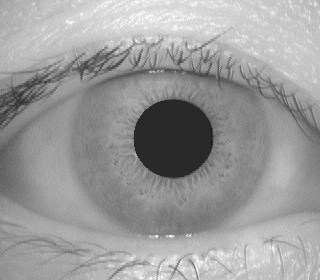
#> input picture datasets/CASIA Iris Image Database (version 1.0)/001/1/001_1_2.bmp, 320 x 280 px; its folder holds only this picture in this run
$ python IrisRecognition.py
#> lines starting #> are read from the running program, lines starting #| are printed output that depends on the picture; after the words box and inside, x2 and y2 are one past the last pixel; in counts of white or black regions, pixels touching at a corner belong together
### IrisLocalization.py
import cv2
import numpy as np


def irisLocalization(img_in):
  # Since there are two graphs that has the min value at the edge, so we try to avoid this situation
  # We create a subset of original image
  imgsub = img_in[60:220,80:240]

  # project the image in the vertal and horizontal direction to
  # approximately estimate the center of pupil
  # sum along vertical and horizontal directions
  h_projection = np.mean(imgsub, axis=0)
  v_projection = np.mean(imgsub, axis=1)
  # center coordinates of the pupil
  # the minimum of two projection profiles are considered as center coordinates of the pupil
  xp, yp = np.argmin(h_projection)+60, np.argmin(v_projection)+80
  if xp<60:
    xp=60
  if yp<60:
    yp=60

  # Create a 120x120 region centered at (xp,yp)
  img_sub = img_in[(yp-60):(yp+60), (xp-60):(xp+60)]
  #plt.imshow(img_sub)

  # Use HoughCircles to find the pupil
  # Blur the image to remove the effects of eyelash, eyelid and etc.
  img_blur = cv2.medianBlur(img_in,11)
  # Select threshold
  img_mask = cv2.inRange(img_blur, 0, 60)
  # Edge detection and binarize the image
  img_edge = cv2.Canny(img_mask, 100, 200)
  # Use HoughCircles to find the circles in the binary image
  pupils = cv2.HoughCircles(img_edge, cv2.HOUGH_GRADIENT, 10, 100)
  # Find the pupil
  if pupils is None: # If the previous threshold does not work
    img_sub = img_blur[(yp-60):(yp+60), (xp-60):(xp+60)]
    # Change a threshold
    _, thres = cv2.threshold(img_sub,0, 255, cv2.THRESH_BINARY_INV+cv2.THRESH_OTSU)
    # Edge Detection:
    tight_p = cv2.Canny(thres, 30,20)
    #plt.imshow(tight_p)
    # Find the inner circle: pupil
    # Reference: https://opencv24-python-tutorials.readthedocs.io/en/latest/py_tutorials/py_imgproc/py_houghcircles/py_houghcircles.html
    pupil = cv2.HoughCircles(tight_p, cv2.HOUGH_GRADIENT, 4, 300, minRadius=20, maxRadius=60)
    x_p, y_p, r_p = np.round(pupil[0,0]).astype('int')
    # the center of inner circle in the original plot
    x_p_o = xp-60+x_p
    y_p_o = yp-60+y_p
  if pupils is not None: # If the previous threshold works
    # To localize the pupil:
    # Step1: Find the center in the img_sub
    x_center = np.mean(img_sub, 0).argmin() + xp - 60 # x-value of new center in the original graph
    y_center = np.mean(img_sub, 1).argmin() + yp - 60 # y-value of new center in the original graph
    center_pupil = np.array([x_center, y_center], dtype=int) # the position of new center in the original graph

    # Find the circle whose center is closet to the center we found in the Step1
    dist_min = np.inf
    for pupil in pupils[0]:
      point = np.array([pupil[0], pupil[1]])
      dist = np.linalg.norm(center_pupil - point)
      if dist < dist_min:
        dist_min = dist
        circle_pupil = pupil.astype(int)
        x_p_o,y_p_o,r_p = circle_pupil
  output = img_in.copy()
  img = cv2.circle(output, (x_p_o, y_p_o), r_p, (255, 255, 255), 1)
  #plt.imshow(img, cmap="gray")


  # To localize the outerboundary:
  # bound the cornea region. We choose 130 according to He's paper
  top = np.max([0, (y_p_o-130)])
  bottom = np.min([280, (y_p_o+130)])
  left = np.max([0, (x_p_o-130)])
  right = np.min([320, (x_p_o+130)])
  img_sub2 = img_in[top:bottom, left:right]

  # Find the range of outer circle
  # Blurring first
  # Reference: https://www.tutorialkart.com/opencv/python/opencv-python-gaussian-image-smoothing/
  blur = cv2.GaussianBlur(img_sub2, (7, 7), 0)
  # Use Edge detection (Canny Operator) to binarize the image
  # Reference: https://docs.opencv.org/3.4.15/d7/de1/tutorial_js_canny.html
  tight = cv2.Canny(blur, 30,20)
  subx = int(x_p_o - left)
  suby = int(y_p_o - top)
  subr = int(r_p)
  img_sub3 = tight.copy()

  # Cover the pupil size to avoid find the inner circle
  img_sub3[0:(suby+subr+20), (subx-subr-20):(subx+subr+20)] = 0
  # Find the outer circle by using HoughCircles
  iris = cv2.HoughCircles(img_sub3, cv2.HOUGH_GRADIENT,1,250,param1=30,param2=10,minRadius=98,maxRadius=118)
  if iris is not None:
    output = img_in.copy()
    # the center of outer circle in the original plot
    x_i, y_i, r_i = np.round(iris[0,0]).astype('int')
    x_i_o = x_i+left
    y_i_o = y_i+top
    img = cv2.circle(output, (x_i_o, y_i_o), r_i, (255, 255, 255), 1)
    img = cv2.circle(output, (x_p_o, y_p_o), r_p, (255, 255, 255), 1)
    # plt.imshow(img, cmap="gray")
    return(x_i_o, y_i_o, r_i, x_p_o, y_p_o, r_p)

### IrisNormalization.py
import cv2
import numpy as np


def irisNormalization(x_i, y_i, r_i, x_p, y_p, r_p, img_in):
  # I_n is a M x N (64 x 512 in this experiment) normalized image
  M, N = 64, 512
  # Create an empty matrix to store the normalized image
  normalized = np.zeros((M, N))

  # thetas are the angles from 0 to 2*pi
  thetas = np.arange(N)/N * 2 * np.pi

  # Project the original iris into new coordinate system defined by LiMa's paper
  for i in range(M):
    for j in range(N):

      x_p_theta = x_p + r_p * np.cos(thetas[j])
      y_p_theta = y_p - r_p * np.sin(thetas[j])
      x_i_theta = x_p + r_i * np.cos(thetas[j])
      y_i_theta = y_p - r_i * np.sin(thetas[j])
      x, y = x_p_theta + (x_i_theta - x_p_theta) * i / M, y_p_theta + (y_i_theta - y_p_theta) * i / M

      # Check whether x,y exceeds the boundary, if it exceeds, then set the pixel value to the boundary pixel value.
      x = min(319, x) or max(0, x)
      y = min(279, y) or max(0, y)
      normalized[i, j] = img_in[int(y), int(x)]

  return(normalized)

#imgRotate is to calculate the rotated image
def imgRotate(img_in, degree):
  move = abs(int(512*degree/360))
  if degree > 0:
    return np.hstack([img_in[:,move:], img_in[:,:move]] )
  else:
    return np.hstack([img_in[:,(512 - move):], img_in[:,:(512 - move)]])

### FeatureExtraction.py
import cv2
import numpy as np
import scipy.signal


# Defined fillter
def gabor(x, y, f, dx, dy):
  return(1/(2*np.pi*dx*dy)*np.exp(-1/2*((x**2/dx**2)+(y**2/dy**2)))*np.cos(2*np.pi*f*np.sqrt(x**2+y**2)))

import scipy.signal
def featureExtraction(img_histequal, kernal_size):
  # Define the region of interest 48X512
  # In this way, we can find regions closer to the pupil, which contain useful texture information for recognization
  img_roi = img_histequal[:48, :]
  # We have two channels based on sigma_x, simga_y
  # sigma_x, simga_y in first channel are 3 and 1.5, and the second channel 4.5 and 1.5.
  dx1, dy1, dx2, dy2 = 3, 1.5, 4.5, 1.5
  # We also try different frequency: 1/deltaX, 1/deltaY
  # So we have four comibinations for defined filter kernel
  gabor_filter = np.zeros((4, kernal_size, kernal_size))
  kernal_ind = np.linspace(kernal_size-1, 0, kernal_size)-kernal_size//2
  for i in kernal_ind:
    for j in kernal_ind:
      gabor_filter[0, int(np.abs(j-kernal_size//2)), int(np.abs(i-kernal_size//2))] = gabor(i, j, 1/dx1, dx1, dy1)
      gabor_filter[2, int(np.abs(j-kernal_size//2)), int(np.abs(i-kernal_size//2))] = gabor(i, j, 1/dx2, dx2, dy2)
      gabor_filter[1, int(np.abs(j-kernal_size//2)), int(np.abs(i-kernal_size//2))] = gabor(i, j, 1/dy1, dx1, dy1)
      gabor_filter[3, int(np.abs(j-kernal_size//2)), int(np.abs(i-kernal_size//2))] = gabor(i, j, 1/dy2, dx2, dy2)
  # F denotes the filtered image
  F = [scipy.signal.convolve2d(img_roi,gabor_filter[0],mode='same'),
      scipy.signal.convolve2d(img_roi, gabor_filter[1],mode='same'),
      scipy.signal.convolve2d(img_roi, gabor_filter[2],mode='same'),
      scipy.signal.convolve2d(img_roi, gabor_filter[3],mode='same')]
  # Extract statistical features (mean and standard deviation) in each 8x8 small block of the filtered images
  v = [[], []]
  for k in range(4):
    i = 0
    while(i < img_roi.shape[0]):
      j = 0
      while(j < img_roi.shape[1]):
        m = 1/64*np.sum(np.abs(F[k][i:i+8, j:j+8]))
        v[k%2].append(m)
        s = 1/64*np.sum(np.abs(np.abs(F[k][i:i+8, j:j+8])-m))
        v[k%2].append(s)
        j = j+8
      i = i+8
  return(v)

### PerformanceEvaluation.py
from prettytable import PrettyTable
import cv2
import matplotlib.pyplot as plt
from IrisMatching import *
import scipy

from prettytable import PrettyTable
def performanceEvaluation(x_train, y_train, x_test, y_test):
  # Draw CRR curve
  dimension = [50,60,70,80,90,100,107]
  plt.figure()
  crr=[]
  for i in range(len(dimension)):
      crr.append(np.max(irisMatching(x_train, y_train, x_test, y_test, dimension[i])[0]))

  plt.plot(dimension, crr, color='darkorange',lw=1)
  plt.xlabel('Dimensionality of the feature vector')
  plt.ylabel('Correct recgnition rate')
  plt.scatter(dimension,crr,marker='*')
  plt.savefig("outputs/crr.png")
  plt.show()

  # Draw table
  scores_o, x_train, x_test, centroids = irisMatching(x_train, y_train, x_test, y_test, reduce=False)
  scores_r, x_train_r, x_test_r, centroids_r  = irisMatching(x_train, y_train, x_test, y_test, 100)
  table = PrettyTable()
  table.title = 'Recognition Results Using Different Similarity Measures'
  table.field_names = ['Similarity measure', 'Original feature set', 'Reduced feature set']
  table.add_row(['L1 distance measure', scores_o[0], scores_r[0]])
  table.add_row(['L2 distance measure', scores_o[1] , scores_r[1]])
  table.add_row(['Cosine distance measure', scores_o[2], scores_r[2]])
  print(table)

  # Draw ROC
  sim = np.zeros((x_test_r.shape[0], x_train_r.shape[0]))
  for i in range(sim.shape[0]): # 432
    for j in range(sim.shape[1]): # 108
      sim[i, j] = 1 - scipy.spatial.distance.cosine(x_test_r[i], x_train_r[j])
  fmr = []
  fnmr = []
  thresholds = np.linspace(0.4, 0.8, 20)
  for thres in thresholds:
    fp = 0
    fn = 0
    tp = 0
    tn = 0
    for i in range(sim.shape[0]):
      for j in range(sim.shape[1]):
        if sim[i,j] < thres:
          if y_test[i] == y_train[j]:
            fn += 1
          else:
            tn += 1
        else:
          if y_test[i] != y_train[j]:
            fp += 1
          else:
            tp += 1
    fmr.append(fp/(fp+tn))
    fnmr.append(fn/(fn+tp))

  plt.plot(fmr, fnmr)
  plt.xlabel('False Match Rate')
  plt.ylabel('False Non-Match Rate')
  plt.savefig('outputs/roc.png')
  plt.show()

### IrisMatching.py
from sklearn.neighbors import NearestCentroid
from sklearn.discriminant_analysis import LinearDiscriminantAnalysis as lda
import cv2
import numpy as np

def irisMatching(x_train, y_train, x_test, y_test, dimension=107,reduce=True):
  if reduce == False: # No dimension reduction
    # We apply three metrics here: l1, l2 and Cosine.
    metric=["manhattan","euclidean","cosine"]
    # score to store the accuracy of each metric
    score = []
    for i in metric:
      # Reference: https://scikit-learn.org/stable/modules/generated/sklearn.neighbors.NearestCentroid.html
      classifier = NearestCentroid(metric=i)
      classifier.fit(x_train, y_train)
      score.append(classifier.score(x_test, y_test))
    return(score, x_train, x_test, classifier.centroids_)
  # Reference: https://scikit-learn.org/stable/modules/generated/sklearn.discriminant_analysis.LinearDiscriminantAnalysis.html

  # dimension reduction using lda
  clf = lda(n_components=dimension)
  fit = clf.fit(x_train,y_train)
  X_train = fit.transform(x_train)
  X_test = fit.transform(x_test)
  metric=["l1","l2","cosine"]
  score = []
  for i in metric:
    classifier = NearestCentroid(metric=i)
    classifier.fit(X_train, y_train)
    score.append(classifier.score(X_test, y_test))
  return(score, X_train, X_test, classifier.centroids_)

### IrisRecognition.py
import cv2
import numpy as np
import matplotlib.pyplot as plt
from sklearn.neighbors import NearestCentroid
from sklearn.discriminant_analysis import LinearDiscriminantAnalysis as lda

from IrisLocalization import *
from IrisNormalization import *
from IrisEnhancement import *
from FeatureExtraction import *
from IrisMatching import *
from PerformanceEvaluation import *
import glob

def irisRecognition(imgs_train,imgs_test):
  size_train = len(imgs_train)
  size_test = len(imgs_test)
  # rotation degree
  degrees = [-5, -4, -3, -2, -1, 1, 2, 3, 4, 5]
  size_degrees = len(degrees) + 1 # because we also have the original one with degree 0

  # create x training set
  x_train = np.zeros((size_train*size_degrees, 1536))
  k = 0 #index number
  for i in range(size_train):
    x_i, y_i, r_i, x_p, y_p, r_p = irisLocalization(imgs_train[i])
    normalized = irisNormalization(x_i, y_i, r_i, x_p, y_p, r_p, imgs_train[i])
    #enhanced = irisEnhancement(normalized)
    #v = featureExtraction(enhanced, 9)
    v = featureExtraction(normalized, 9)
    x_train[k] = v[1]
    for j in range(len(degrees)):
      k += 1
      normalized_rotate = imgRotate(normalized, degrees[j])
      #enhanced_rotate = irisEnhancement(normalized_rotate)
      #v_rotate = featureExtraction(enhanced_rotate, 9)
      v_rotate = featureExtraction(normalized_rotate, 9)
      x_train[k] = v_rotate[1]
    k += 1

  # create x test set
  x_test = np.zeros((size_test, 1536))
  for i in range(size_test):
    x_i, y_i, r_i, x_p, y_p, r_p = irisLocalization(imgs_test[i])
    normalized = irisNormalization(x_i, y_i, r_i, x_p, y_p, r_p, imgs_test[i])
    #enhanced = irisEnhancement(normalized)
    #v = featureExtraction(enhanced, 9)
    v = featureExtraction(normalized, 9)
    x_test[i] = v[1]

  # create y train set and test set
  y_train = np.repeat(np.linspace(1,108, num=108).astype(int), size_degrees*3)
  y_test = np.repeat(np.linspace(1,108, num=108).astype(int), 4)

  # create CRR graph, CRR table, ROC curve
  performanceEvaluation(x_train, y_train, x_test, y_test)

if __name__ == "__main__":
  imgs_train= [cv2.imread(file, cv2.IMREAD_GRAYSCALE) for file in sorted(glob.glob('datasets/CASIA Iris Image Database (version 1.0)/*/1/*.bmp'))]
#> imgs_train = 1 item
  imgs_test= [cv2.imread(file, cv2.IMREAD_GRAYSCALE) for file in sorted(glob.glob('datasets/CASIA Iris Image Database (version 1.0)/*/2/*.bmp'))]
  irisRecognition(imgs_train,imgs_test)
#> in irisRecognition, `size_train = len(imgs_train)`: size_train = 1
#> the loop in irisRecognition, `for i in range(size_train):` made 1 pass
#> (x_center in irisLocalization, y_center in irisLocalization, iris in irisLocalization, x_i, y_i, r_i) on pass 1: (170, 146, [[121.5, 128.5, 104.2]], 167, 133, 104)
#> pass 1, in irisLocalization, `imgsub = img_in[60:220,80:240]`:
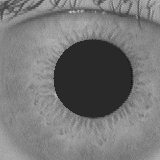
#> imgsub: shape (160, 160); min 18, max 208, mean 118.1
#> pass 1, in irisLocalization, `img_sub = img_in[(yp-60):(yp+60), (xp-60):(xp+60)]`:
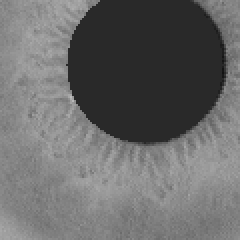
#> img_sub: shape (120, 120) (shown 2 times larger); min 18, max 187, mean 105.8
#> pass 1, in irisLocalization, `img_blur = cv2.medianBlur(img_in,11)`:
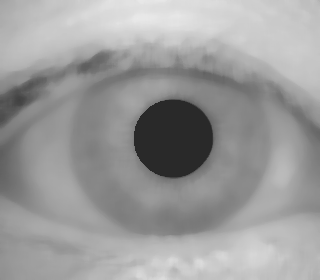
#> img_blur: shape (280, 320); min 41, max 234, mean 155.4
#> pass 1, in irisLocalization, `img_mask = cv2.inRange(img_blur, 0, 60)`:
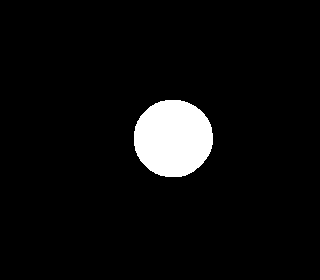
#> img_mask: shape (280, 320); 5.4% white; 1 white region, box (x1, y1, x2, y2) and area: (134, 100, 213, 177) 4838
#> after the loop in irisRecognition, `for i in range(size_train):`:
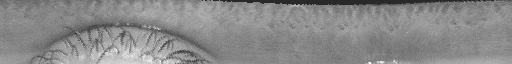
#> normalized: shape (64, 512) float64; min 33, max 255, mean 137.1
#> after the loop in irisRecognition, `for i in range(size_train):`:
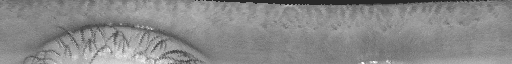
#> normalized_rotate: shape (64, 512) float64; min 33, max 255, mean 137.1
#> after the loop in irisRecognition, `for i in range(size_train):`: k = 11
#> after the loop in irisRecognition, `for i in range(size_test):`: x_test = empty array
#> after the loop in performanceEvaluation, `for i in range(len(dimension)):`: crr = []
#> (the run stopped early here; a loop or call above may not have finished)
